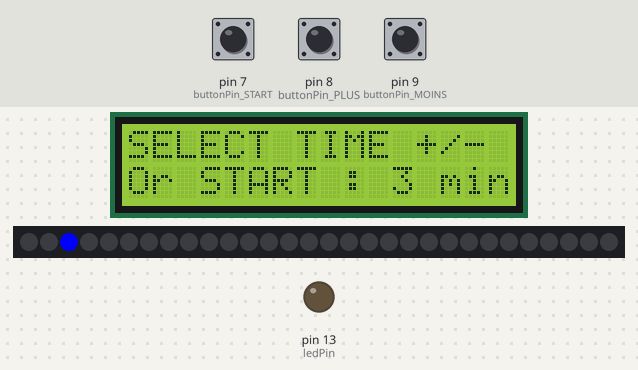
A sketch run on a simulated Arduino Uno, built with avr-gcc and run on an emulated ATmega328P. On the bench: 16×2 character LCD, 30 RGB LEDs in strip order, left to right, output pins drawn as LEDs (lit = HIGH). The test bench sets the inputs (shaded band); at power-on: pin 7 (buttonPin_START) LOW, pin 8 (buttonPin_PLUS) LOW, pin 9 (buttonPin_MOINS) LOW. Dim RGB values are drawn brighter than linear.

Above: at 1.2 s.
1.3 s: pin 7 (buttonPin_START) pulled HIGH for 0.15 s
At 4.1 s:
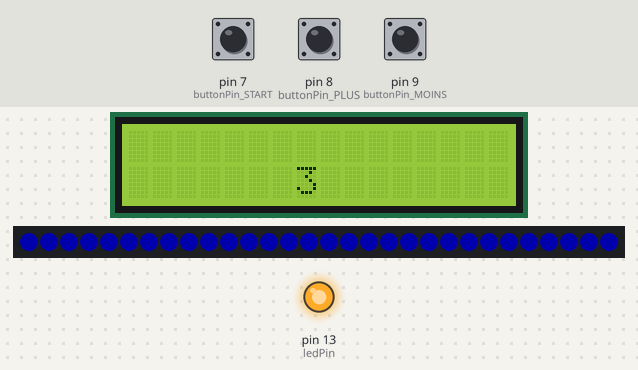
4.4 s: pin 8 (buttonPin_PLUS) pulled HIGH for 3.2 s
At 8.8 s:
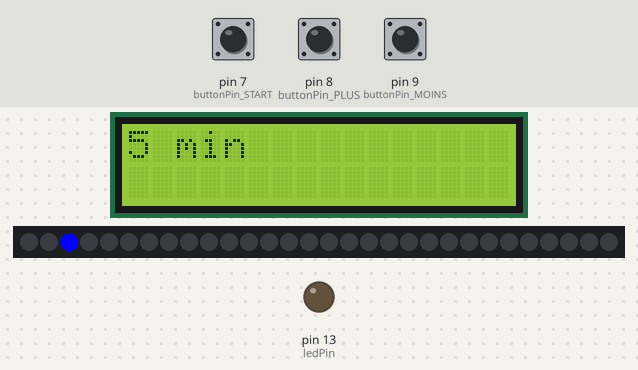
9.1 s: pin 9 (buttonPin_MOINS) pulled HIGH for 0.15 s
At 10.0 s:
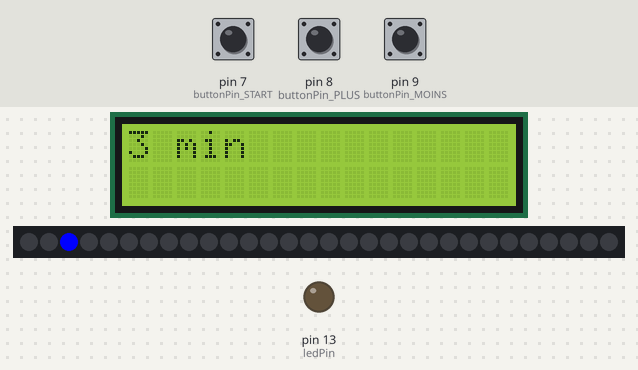
10.7 s: pin 7 (buttonPin_START) pulled HIGH for 1 s
At 12.0 s:
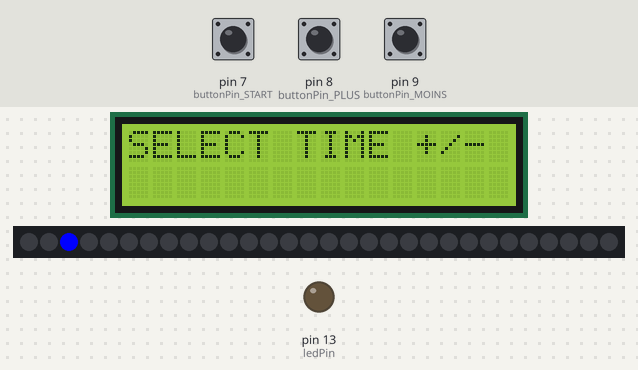
13.2 s: pin 8 (buttonPin_PLUS) pulled HIGH for 0.15 s
At 14.2 s:
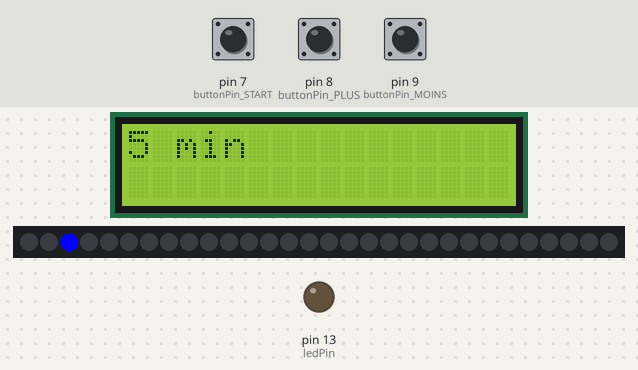
Timing chart, 0 to 15.8 s (numbered marks = the images above; inputs shaded):
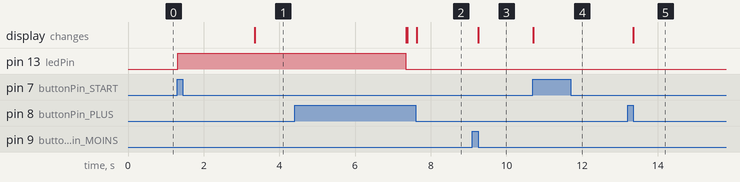

The sketch:

TIMER.ino
```cpp
#include <Adafruit_NeoPixel.h>
#include <LiquidCrystal.h>

//Mapping
int buttonPin_START = 7;
int buttonPin_PLUS = 8;
int buttonPin_MOINS = 9;
int NeopixelPin= 10;
int Nombre_neopixels=30; //nombre de LEDs Neopixels connectées
int ledPin = 13;
int buttonState_START = 0;
int buttonState_PLUS = 0;
int buttonState_MOINS = 0;
LiquidCrystal lcd(12, 11, 5, 4, 3, 2); //Def connexion écran LCD
Adafruit_NeoPixel strip = Adafruit_NeoPixel(Nombre_neopixels, NeopixelPin, NEO_GRB + NEO_KHZ800); //Def ruban neopixel

//Variables
int duree_select = 0;         //compteur selection durée
unsigned long temps = 0;               //durée sélectionnée en s
unsigned long instant_start = 0;              //instant ou l'on a appuyé sur le bouton start en ms
long temps_ecoule=0; //temps ecoule en s depuis instant start
char* tps_affiche="3 min";     //durée min
char* message="SELECT TIME +/-";  //affiché entre instances

//INFOS//

//MAJ David 21/12/16
// intégration adafruit neopixel
// bugfix : jai changé long en unsigned long pour temps et timer, sinon ca buggait au dessus de 10s

//MAJ Yannick 16/12/16
//Temps affiché en minutes mais set en secondes pour tests
//Utiliser timer à la place de delay() cf: http://playground.arduino.cc/Code/AvoidDelay
//Pendant décompte si on appuie sur + et - cela reset


void setup() {
  // put your setup code here, to run once:
  // boutons
  pinMode(ledPin, OUTPUT);
  pinMode(buttonPin_START, INPUT);
  pinMode(buttonPin_PLUS, INPUT);
  pinMode(buttonPin_MOINS, INPUT);
  // écran lcd
  lcd.begin(16, 2);
  lcd.clear();
  lcd.print(message);
  lcd.setCursor(0, 1);//change de ligne
  lcd.print("Or START : 3 min");
  // Affichage led neopixel
  strip.begin();
  strip.show(); // Initialize all pixels to 'off'
}

//Boucle principale
void loop() {
strip.setPixelColor(2, (255, 0, 255));
strip.show();
  //on lit l'etat des buttons
  buttonState_START = digitalRead(buttonPin_START);
  buttonState_PLUS = digitalRead(buttonPin_PLUS);
  buttonState_MOINS = digitalRead(buttonPin_MOINS);

  //traitement bouton +
  if (buttonState_PLUS == HIGH){
    if(duree_select < 5){ // un contrôle sur la valeur duree_select pour ne pas dépasser la valeur 5
       duree_select = duree_select + 1 ;
    }
    while(digitalRead(buttonPin_PLUS) == HIGH){
      delay(25);
    }
    calcul_temps();
    lcd.clear();
    lcd.print(tps_affiche);
  }

  //traitement bouton -
  if (buttonState_MOINS == HIGH){
    if(duree_select > 0){ // un contrôle sur la valeur duree_select pour ne pas passer à la valeur -1
     duree_select = duree_select - 1 ;
    }
    while(digitalRead(buttonPin_MOINS) == HIGH){
      delay(25);
    }
    calcul_temps();
    lcd.clear();
    lcd.print(tps_affiche);
  }

  //traitement bouton start
  if (buttonState_START == HIGH){
    calcul_temps();
    lcd.clear();

    digitalWrite(ledPin, HIGH);

    //garde la led allumée
    //set origine temps (on va ensuite la soustraire pour récupérer le temps écoulé)
    instant_start=millis();
    //mesure temps écoulé
    while(temps_ecoule != temps){
      //print the number of seconds since reset:
      lcd.setCursor(7, 1);//change de ligne
      temps_ecoule = (millis()-instant_start) / 1000 + 1; //calcul du temps écoulé depuis l'appui sur start //+1 pour commencer chrono à 1
      lcd.print(temps_ecoule);
      affichage_led();
      //
       //Si appuie + et - arrête timer
       if (digitalRead(buttonPin_MOINS)==HIGH && digitalRead(buttonPin_PLUS)==HIGH){
          //Serial.print("RESET");
          break;
       }
    eteindre_led();
    }

    digitalWrite(ledPin, LOW);
    lcd.clear();
    lcd.print(message);

    //Reset temps une fois qu'on a fini une iteration
    temps = 0;
  }

  delay(25);
}

//Récupère input duree et set temps du timer
void calcul_temps(){
  switch (duree_select) {
       case 0:
         temps = 3;
         tps_affiche="3 min";
         break;
       case 1:
         temps = 5;
         tps_affiche="5 min";
         break;
       case 2:
         temps = 10;
         tps_affiche="10 min";
         break;
       case 3:
         temps = 30;
         tps_affiche="30 min";
         break;
       case 4:
         temps = 45;
         tps_affiche="45 min";
         break;
       case 5:
         temps = 60;
         tps_affiche="60 min";
         break;
       default:
         break;
     }
}
void affichage_led(){
  //il faut savoir combien de temps s'est écoulé en proportion du temps sélectionné pour savoir combien de led on doit afficher.
int pourcentage_nombre_led_a_allulmer =  (temps_ecoule/temps) *100;
int nombre_led_a_allumer = pourcentage_nombre_led_a_allulmer * Nombre_neopixels;

for (int i=0; i <= nombre_led_a_allumer; i++){
strip.setPixelColor(i, (0, 0, 50));
strip.show();
   }
  }
void eteindre_led(){
  //il faut savoir combien de temps s'est écoulé en proportion du temps sélectionné pour savoir combien de led on doit afficher.
int pourcentage_nombre_led_a_allulmer =  (temps_ecoule/temps) *100;
int nombre_led_a_allumer = pourcentage_nombre_led_a_allulmer * Nombre_neopixels;

for (int i=0; i <= Nombre_neopixels; i++){
strip.setPixelColor(i, (0, 0, 0));
   }
strip.show();
  }
```

Measured:
- after the input at 1.3 s, pin 13 (ledPin): LOW → HIGH at once; the display: changes after 2.1 s (image 1)
- after the input at 4.4 s, the display: first differs from a run without the input after 3.2 s (image 2)
- after the input at 9.1 s, the display: changes after 0.16 s (image 3)
- after the input at 10.7 s, the display: changes at once (image 4)
- after the input at 13.2 s, the display: changes after 0.15 s (image 5)
